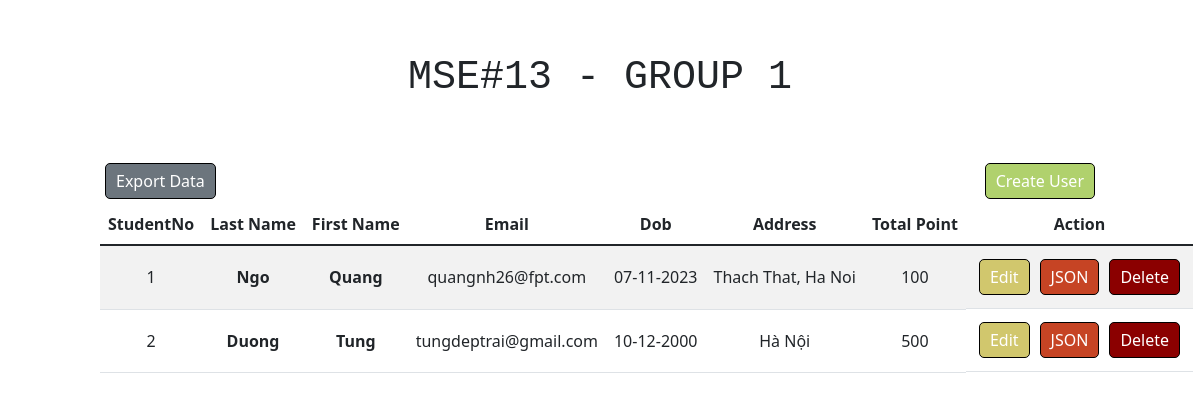
Before: / with the older database file.
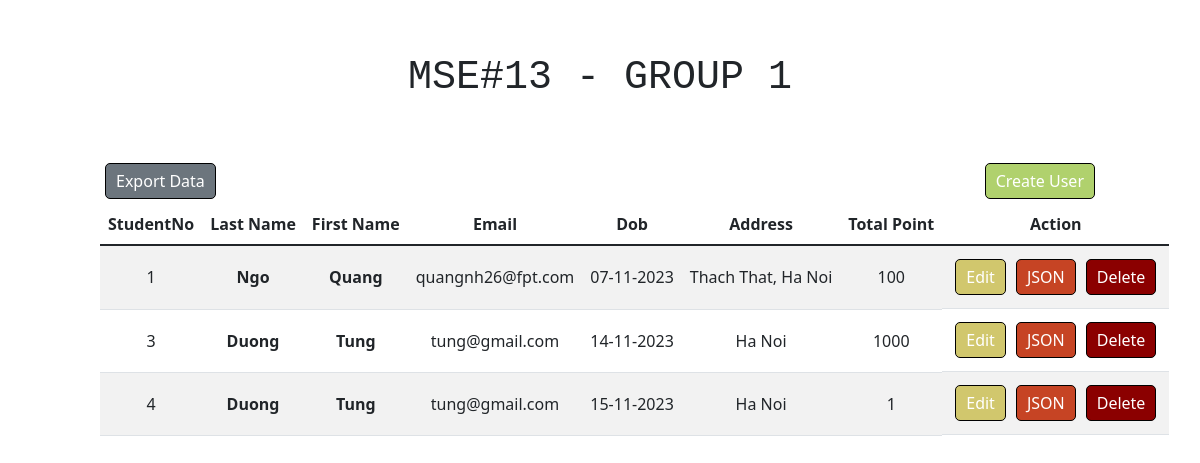
After: the same page with the newer database file.
### tables this page shows
CREATE TABLE students (
    studentNo INTEGER PRIMARY KEY AUTOINCREMENT,
    lastName TEXT,
    firstName TEXT,
    email TEXT,
    dob TIMESTAMP NOT NULL DEFAULT CURRENT_TIMESTAMP,
    address TEXT,
    totalPoint TEXT
);

### Application.py (the view)
@app.route('/')
def getAllStudent():
    studentList = studentService.getAllStudent()
    return render_template('index.html', entries=studentList)

### repository/StudentRepository.py (called while the page is built)
def getAllStudent():
    try:
        print("Get All Student")
        connection = sqlite3.connect('database.db')
        cursor = connection.execute("SELECT * FROM students")
        studentList = []
        for row in cursor:
            studentNo = row[0]
            lastName = row[1]
            firstName = row[2]
            email = row[3]
            dob = row[4]
            address = row[5]
            point = row[6]
            studentList.append(student.Student(studentNo, lastName, firstName, email, dob, address, point))
        return studentList
    finally:
        cursor.close()
        connection.close()

### service/StudentService.py (called while the page is built)
def getAllStudent():
    return studentRepository.getAllStudent()

### templates/index.html (shortened to what this page needs)
<!DOCTYPE html>
<html lang="en">
<head>
    <link rel="stylesheet" href="https://cdn.jsdelivr.net/npm/bootstrap@5.1.3/dist/css/bootstrap.min.css">
</head>
<body>
<div class="font-monospace text-center fs-1 mt-5">MSE#13 - GROUP 1</div>
<div class="container-table col-md-10">
    <div>
        <a id="btn-create" class="btn btn-secondary" href="/create-page">Create User</a>
        <a id="btn-crawl" class="btn btn-secondary" href="/crawl">Export Data</a>
    </div>
    <table class="table table-striped table-hover">
        <thead>
        <tr>
            <th>StudentNo</th>
            <th>Last Name</th>
            <th>First Name</th>
            <th>Email</th>
            <th>Dob</th>
            <th>Address</th>
            <th>Total Point</th>
            <th>Action</th>
        </tr>
        </thead>
        <tbody>
        {% for entry in entries %}
            <tr>
                <td>{{ entry.studentNo }}</td>
                <td><strong>{{ entry.lastName }}</strong></td>
                <td><strong>{{ entry.firstName }}</strong></td>
                <td>{{ entry.email }}</td>
                <td>{{ entry.dob }}</td>
                <td>{{ entry.address }}</td>
                <td>{{ entry.totalPoint }}</td>
                <td class="btn-container">
                    <a class="btn-update" href="/update-page/{{ entry.studentNo }}">Edit</a>
                    <a class="btn-json" href="/json/{{ entry.studentNo }}">JSON</a>
                    <a class="btn-delete" href="/delete/{{ entry.studentNo }}">Delete</a>
                </td>
            </tr>
        {% endfor %}
        </tbody>
    </table>
</div>
</body>
</html>

### templates/index.html (style rules this page uses)
body { margin: 0; padding: 0; }
.container-table { margin: 50px auto; }
.btn-container { display: flex; justify-content: space-between; }
.btn-container a { color: white; margin-right: 10px; }
.btn-container .btn-delete, .btn-container .btn-update, .btn-container .btn-json, #btn-create, #btn-crawl { flex: 1; border: 1px solid black; border-radius: 5px; padding: 5px 10px; margin: 5px; display: inline-block; text-align: center; text-decoration: none; }
.btn-container .btn-delete { background-color: darkred; }
.btn-container .btn-update { background-color: #d1c76d; }
.btn-container .btn-json { background-color: #c64424; }
#btn-create { float: right; background-color: #b0d16d; }
.table td, .table th { white-space: nowrap; vertical-align: middle; text-align: center; }

Changed rows visible on the page:
removed students: studentNo "2", lastName "Duong", firstName "Tung", email "tungdeptrai@gmail.com", dob "10-12-2000", address "Hà Nội", totalPoint "500"
added students: studentNo "3", lastName "Duong", firstName "Tung", email "tung@gmail.com", dob "14-11-2023", address "Ha Noi", totalPoint "1000"
added students: studentNo "4", lastName "Duong", firstName "Tung", email "tung@gmail.com", dob "15-11-2023", address "Ha Noi", totalPoint "1"
